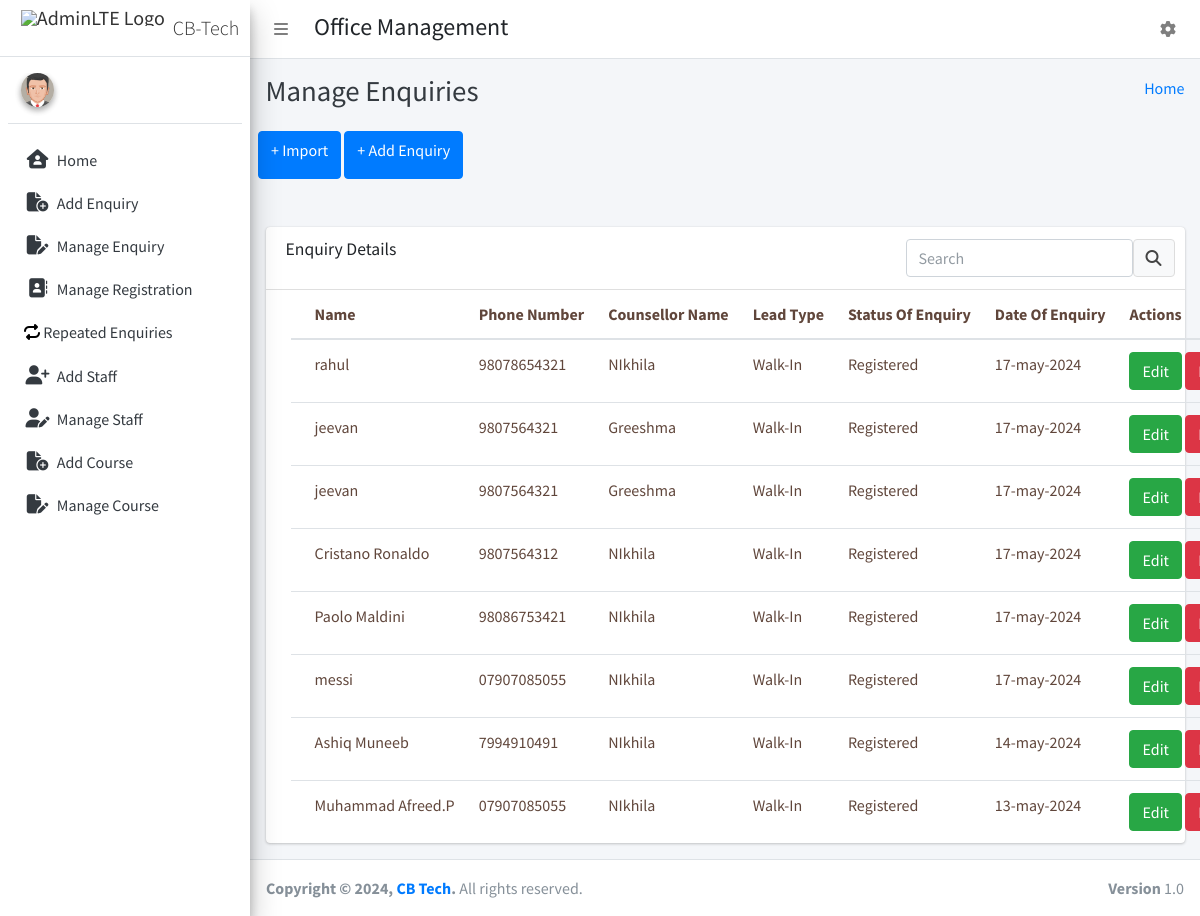
/manage_enquiry/ (signed in), run on the app's committed database.
### cbtech_app/models.py (models this page shows, shortened)
class Enquiry(models.Model):
    name=models.CharField(max_length=40, blank=False,)
    phone_number=models.CharField(max_length=15)
    email_id=models.CharField(max_length=60)
    gender = models.CharField(max_length=8,blank=True,null=True)
    guardian_name=models.CharField(max_length=40, blank=True,null=True)
    alternate_phone_number=models.CharField(blank=True,null=True,max_length=15)
    address=models.TextField(max_length=80, blank=True,null=True)
    college=models.CharField(max_length=30,blank=True,null=True)
    qualification = models.CharField(max_length=30,blank=False,null=True)
    year_of_pass =models.IntegerField(null=False,blank=False,default=current_year)
    technical_skills=models.CharField(max_length=60,blank=True,null=True)
    enquiry_id= models.AutoField(primary_key=True)
    lead_type=models.CharField(max_length=30,blank=True,null=True,default='Walk-In')
    status_of_enquiry = models.CharField(max_length=15,default='Not Contacted',blank=True,null=True)
    date_of_enquiry=models.DateField(default=timezone.now)
    remarks=models.TextField(max_length=120,blank=True,null=True)
    mode_of_class = models.CharField(max_length=10,blank=True,null=True)
    student_registration_id = models.CharField(max_length=40,blank=True,null=True,default=None)
    date_of_registration=models.DateField(blank=False,null=True,default=timezone.now)
    profile_pic=models.ImageField(upload_to = 'photos/', blank=True,null=True)
    course = models.CharField(max_length=20,blank=True,null=True)
    type_choices = (
        ('Full Time','Full Time'),
        ('Crash','Crash'),
        ('Project','Project'),
    )
    course_type = models.CharField(max_length=10,choices=type_choices,blank=True,null=True)
    course_duration = models.CharField(max_length=25,default='4 Months',choices=type_choices)
    joined_date=models.DateField(blank=True,null=True,auto_now_add=True)
    course_status = models.CharField(max_length=10,blank=True,null=True)
    total_amount=models.PositiveIntegerField(blank=True,default=0000)
    number_of_installments = models.IntegerField(default=0)
    next_due_date = models.DateField(default=get_random_date_next_month())
    payment_status = models.CharField(max_length=15,blank=True,null=True)
    payment_History = models.TextField(blank=True,default="",null=True)
    payment_method = models.CharField(max_length=20,blank=True,null=True)
    amount= models.PositiveIntegerField(null=False,default=000)
    total_amount_paid = models.PositiveIntegerField(null=False,default=000)
    outstanding_amount = models.PositiveIntegerField(null=False,default=000)
    payment_receipt_number = models.CharField(max_length=20,blank=True,null=True)
    payment_date = models.DateField(blank=True,null=True)
    declaration_type = models.CharField(max_length=10,null=True,blank=False)
    declaration = models.CharField(max_length=10,null=True,blank=False)
    consultant_name = models.CharField(max_length=10,blank=False,null=False,default='')
    faculty_name = models.CharField(max_length=20,blank=True,null=True)
    reference_name = models.CharField(max_length=40,blank=True,null=True)
    reference_contact_number = models.CharField(blank=True,null=True,default='',max_length=15)
    marketing_manager=models.CharField(max_length=40,null=True,blank=True)
    office = models.CharField(max_length=13,blank=True,null=True)
    updated_by = models.CharField(max_length=40,null=True,blank=False)
    updated_date = models.DateField(null=True,blank=False)
    project_status = models.CharField(null=True,max_length=15,blank=True)
    certificate = models.CharField(null=True,max_length=55,blank=True)
    exam = models.CharField(null=True,max_length=15,blank=True)
    course_completion=models.CharField(null=True,max_length=100,blank=True)
    placement_session_attended=models.CharField(null=True,max_length=200,blank=True)
    @property
    def registration_id(self):
        prefix=''
        if self.status_of_enquiry == 'Registered' and self.student_registration_id==None:
            if self.office == 'Trivandrum':
                prefix = 'CBT'
            elif self.office == 'kadavanthra':
                prefix = 'CB'
            elif self.office == 'Calicut':
                prefix = 'CBC'
            elif self.office == 'Bangalore':
                prefix = 'CBB'
            year = self.date_of_registration.year
            last_registered_student = Enquiry.objects.filter(status_of_enquiry='Registered', office=self.office).order_by('-student_registration_id').first()
            print(last_registered_student)
            if last_registered_student:
                last_registration_id = last_registered_student.student_registration_id
                last_registration_id_number = int(extract_numeric_part(last_registration_id))
                new_registration_id_number = last_registration_id_number + 1
            else:
                new_registration_id_number = 1
            new_registration_id = f"{prefix}{new_registration_id_number:04d}{year}"
            return new_registration_id
        return self.student_registration_id

### cbtech_app/AdminViews.py (the view)
# urls.py: path('manage_enquiry/', AdminViews.manage_enquiry, name="manage_enquiry"),
@login_required(login_url='/')
def manage_enquiry(request):
    students = Enquiry.objects.all().order_by('-enquiry_id')
    context = {
        "Enquiries": students
    }
    return render(request, 'admin_template/manage_enquiry_template.html',context)

### templates/admin_template/manage_enquiry_template.html (shortened to what this page needs)
{% extends 'admin_template/base_template.html' %}
{% block page_title %}
    Manage Enquiries
{% endblock page_title %}
{% block main_content %}
{% load static %}
<section class="content">
        <div class="container-fluid">
            <div class="row">
                <a class="btn btn-primary" href="{% url 'import' %}" role="button">+ Import</a> <br/>&nbsp;<br>
                <a class="btn btn-primary" href="{% url 'add_enquiry' %}" role="button" >+ Add Enquiry</a> <br/>&nbsp;<br>
            </div>
            <br><br>
            <div class="row">
                <div class="col-md-12">
                    <div class="card">
                        <div class="card-header">
                            <h3 class="card-title">Enquiry Details</h3>
                            <div class="card-tools">
                            <form class="d-flex" method="get" action="/searchEnquiry/">
                                <input type="search"  class="form-control float-right" placeholder="Search" name="q" {% if  query  %} value="{{ query }}" {% endif %}>
                                <button type="submit" class="btn btn-default"><i class="fas fa-search"></i></button>
                            </form>
                            </div>
                        </div>
                        <div class="card-body table-responsive p-0">
                            <table class="table table-hover text-nowrap">
                            <thead>
                                <tr>
                                <th>Name</th>
                                <th>Phone Number</th>
                                <th>Counsellor Name</th>
                                <th>Lead Type</th>
                                <th>Status Of Enquiry</th>
                                <th>Date Of Enquiry</th>
                                <th>Actions</th>
                                </tr>
                            </thead>
                            <tbody>
                            {% if searchEnquiry %}
                                {% for x in searchEnquiry %}
                                 <tr>
                                <td>{{ x.name }}</td>
                                <td>{{ x.phone_number }}</td>
                                <td>{{ x.consultant_name }}</td>
                                <td>{{ x.lead_type }}</td>
                                <td>{{ x.status_of_enquiry }}</td>
                                <td>{{ x.date_of_enquiry|date:'d-b-Y'}}</td>
                                     <td>
                                        <a href="{% url 'edit_enquiry' x.enquiry_id %}" class="btn btn-success">Edit</a>
                                        <a href="{% url 'delete_enquiry' x.enquiry_id %}" class="btn btn-danger">Delete</a>
                                     </td>
                                     {% endfor %}
                            {% else %}
                                {% for Enquiry in Enquiries %}
                                    <tr>
                                    <td>{{ Enquiry.name }}</td>
                                    <td>{{ Enquiry.phone_number }}</td>
                                    <td>{{ Enquiry.consultant_name }}</td>
                                    <td>{{ Enquiry.lead_type }}</td>
                                    <td>{{ Enquiry.status_of_enquiry }}</td>
                                    <td>{{ Enquiry.date_of_enquiry|date:'d-b-Y' }}</td>
                                    <td>
                                        <a href="{% url 'edit_enquiry' Enquiry.enquiry_id %}" class="btn btn-success">Edit</a>
                                        <a href="{% url 'delete_enquiry' Enquiry.enquiry_id %}" class="btn btn-danger">Delete</a>
                                    </td>
                                    </tr>
                                {% endfor %}
                            {% endif %}
                            </tbody>
                            </table>
                        </div>
                        </div>
                </div>
            </div>
        </div>
      </section>
  {% endblock main_content %}

### templates/admin_template/base_template.html (style rules this page uses)
.card-body { padding:15px; margin-left:25px; color: #321103c6; }

### data on the page
Enquiry: name "rahul", phone_number "98078654321", consultant_name "NIkhila", lead_type "Walk-In", status_of_enquiry "Registered", date_of_enquiry "17-may-2024"
Enquiry: name "jeevan", phone_number "9807564321", consultant_name "Greeshma", lead_type "Walk-In", status_of_enquiry "Registered", date_of_enquiry "17-may-2024"
Enquiry: name "jeevan", phone_number "9807564321", consultant_name "Greeshma", lead_type "Walk-In", status_of_enquiry "Registered", date_of_enquiry "17-may-2024"
Enquiry: name "Cristano Ronaldo", phone_number "9807564312", consultant_name "NIkhila", lead_type "Walk-In", status_of_enquiry "Registered", date_of_enquiry "17-may-2024"
Enquiry: name "Paolo Maldini", phone_number "98086753421", consultant_name "NIkhila", lead_type "Walk-In", status_of_enquiry "Registered", date_of_enquiry "17-may-2024"
Enquiry: name "messi", phone_number "07907085055", consultant_name "NIkhila", lead_type "Walk-In", status_of_enquiry "Registered", date_of_enquiry "17-may-2024"
Enquiry: name "Ashiq Muneeb", phone_number "7994910491", consultant_name "NIkhila", lead_type "Walk-In", status_of_enquiry "Registered", date_of_enquiry "14-may-2024"
Enquiry: name "Muhammad Afreed.P", phone_number "07907085055", consultant_name "NIkhila", lead_type "Walk-In", status_of_enquiry "Registered", date_of_enquiry "13-may-2024"
